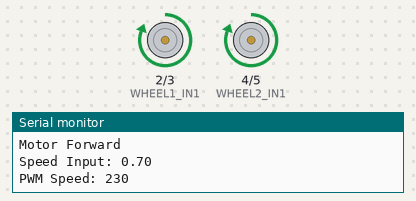
The sketch below on a simulated Arduino Mega 2560, built with avr-gcc and run on an emulated ATmega2560. Parts: motor-driver pin pairs drawn as motors (green arrow = first pin HIGH = forward, orange = second pin HIGH = backward, longer = more drive, scaled by the enable pin), the last lines printed to the serial monitor.

Above: at 15.0 s.
At 45.0 s:
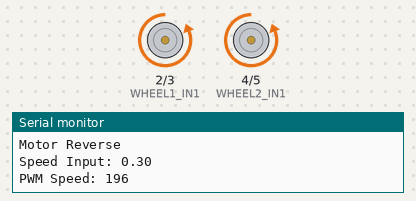
Timing chart, 0 to 78.1 s (numbered marks = the images above):
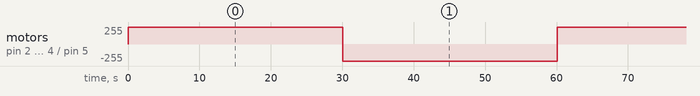

Measured:
- by itself, motor on pin 2 (WHEEL1_IN1) / pin 3 (WHEEL1_IN2), motor on pin 4 (WHEEL2_IN1) / pin 5 (WHEEL2_IN2): alternates forward 255/255 for 30.0 s and backward 255/255 for 30.0 s

The sketch:

test_motor_driver.ino
```cpp
#include <Arduino.h>

// Motor Driver 1 Pins
const int WHEEL1_EN  = 23;
const int WHEEL1_IN1 = 2;
const int WHEEL1_IN2 = 3;
const int WHEEL2_EN  = 22;
const int WHEEL2_IN1 = 4;
const int WHEEL2_IN2 = 5;

#define MIN_SPEED_INPUT 0
#define MAX_SPEED_INPUT 100
#define MIN_MOTOR_LIMIT 172
#define MAX_MOTOR_LIMIT 255

void setup() {
  /* OUTPUTS */
  pinMode(WHEEL1_EN, OUTPUT);
  pinMode(WHEEL2_EN, OUTPUT);

  pinMode(WHEEL1_IN1, OUTPUT);
  pinMode(WHEEL1_IN2, OUTPUT);
  pinMode(WHEEL2_IN1, OUTPUT);
  pinMode(WHEEL2_IN2, OUTPUT);

  /* INITIAL STATE */
  digitalWrite(WHEEL1_IN1, LOW);
  digitalWrite(WHEEL1_IN2, LOW);
  digitalWrite(WHEEL2_IN1, LOW);
  digitalWrite(WHEEL2_IN2, LOW);

  Serial.begin(115200);
}

void sendToMotor(int in1_state, int in2_state, int in1, int in2, int pwm_pin, float speed_input){
  float scaled_max = MAX_SPEED_INPUT/(float)MAX_SPEED_INPUT;
  if(speed_input < MIN_SPEED_INPUT) speed_input = MIN_SPEED_INPUT;
  else if(speed_input > scaled_max) speed_input = scaled_max;

  int speed = map((int)(speed_input * 100), MIN_SPEED_INPUT, MAX_SPEED_INPUT, MIN_MOTOR_LIMIT, MAX_MOTOR_LIMIT);
  if(in1_state == in2_state){                          // STOP
    Serial.println("Motor Off");
    speed = 0;
    analogWrite(pwm_pin, speed);
  }
  else if((in1_state == HIGH) && (in2_state == LOW)){  // Forward
    Serial.println("Motor Forward");
    analogWrite(pwm_pin, speed);
  }
  else if((in1_state == LOW) && (in2_state == HIGH)){  //Reverse
    Serial.println(("Motor Reverse"));
    analogWrite(pwm_pin, speed);
  }
  digitalWrite(in1, in1_state);
  digitalWrite(in2, in2_state);

  Serial.print("Speed Input: ");
  Serial.println(speed_input);
  Serial.print("PWM Speed: ");
  Serial.println(speed);
}

void loop() {
  for(float i = 0.0; i < 1.5; i += 0.1){
    sendToMotor(1, 0, WHEEL1_IN1, WHEEL1_IN2, WHEEL1_EN, i);
    sendToMotor(1, 0, WHEEL2_IN1, WHEEL2_IN2, WHEEL2_EN, i);
    delay(2000);
  }
  for(float j = 1.0; j > -0.5; j -= 0.1){
    sendToMotor(0, 1, WHEEL1_IN1, WHEEL1_IN2, WHEEL1_EN, j);
    sendToMotor(0, 1, WHEEL2_IN1, WHEEL2_IN2, WHEEL2_EN, j);
    delay(2000);
  }
}
```
